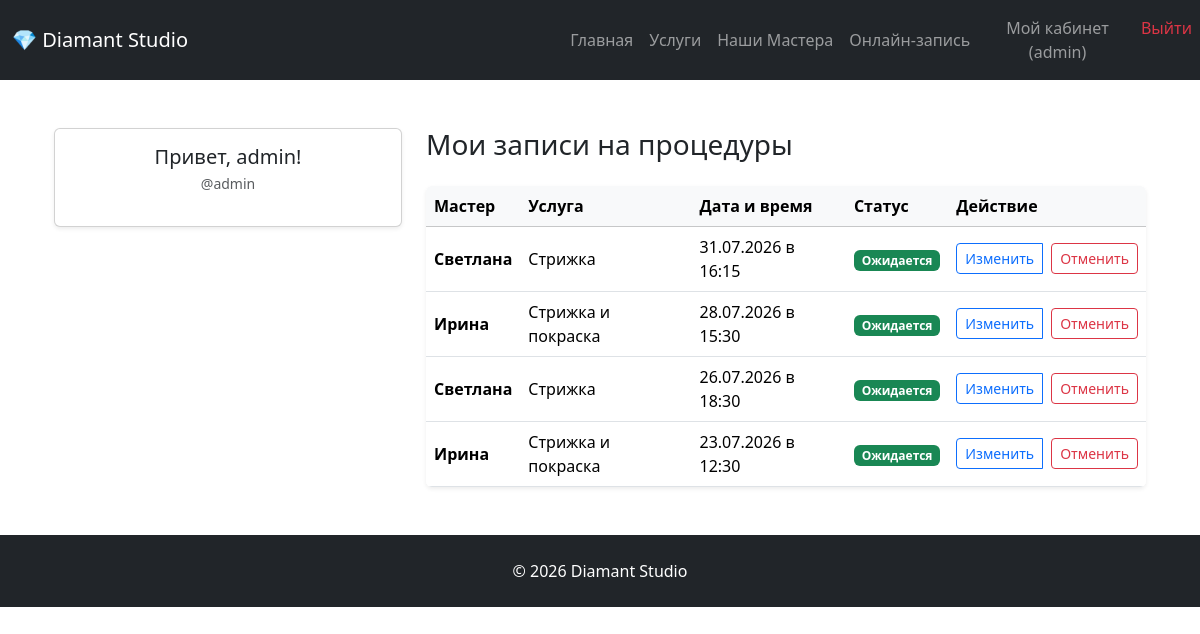
Before: /profile/ (signed in) with the older database file.
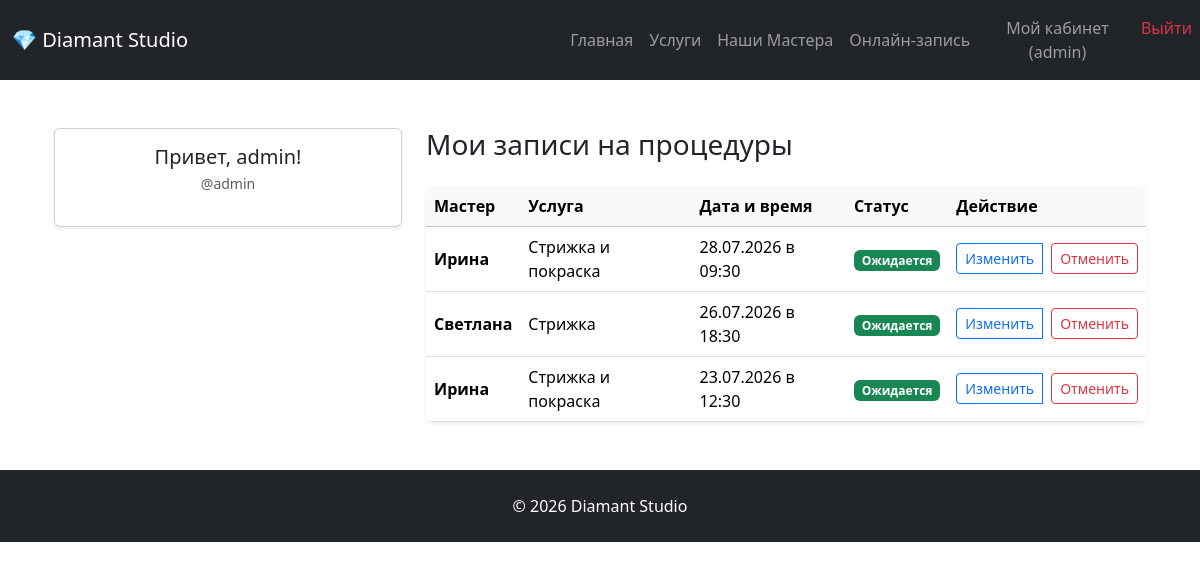
After: the same page with the newer database file.
### appoinments/models.py (models this page shows, shortened)
class Application(models.Model):
    class Meta:
        verbose_name = "Запись"
        verbose_name_plural = "Записи"
        ordering = ["appointment_date", "appointment_time"]
        constraints = [
            models.UniqueConstraint(
                fields=["master", "appointment_date", "appointment_time"],
                name="unique_master_appointment",
            )
        ]
    class Gender(models.TextChoices):
        MALE = "male", "Мужской"
        FEMALE = "female", "Женский"
    class Status(models.TextChoices):
        PENDING = "pending", "Ожидает подтверждения"
        CONFIRMED = "confirmed", "Подтверждена"
        COMPLETED = "completed", "Завершена"
        CANCELED = "canceled", "Отменена"
    user = models.ForeignKey(
        "users.User", on_delete=models.PROTECT, related_name="applications", blank=True, null=True,
    )
    master = models.ForeignKey(
        "masters.Master", on_delete=models.PROTECT, related_name="applications"
    )
    service = models.ForeignKey(
        "services.Service", on_delete=models.PROTECT, related_name="applications"
    )
    appointment_date = models.DateField()
    appointment_time = models.TimeField()
    created_at = models.DateTimeField(auto_now_add=True)
    gender = models.CharField(max_length=10, choices=Gender.choices)
    status = models.CharField(
        max_length=20, choices=Status.choices, default=Status.PENDING
    )
    comment = models.TextField(blank=True)
    client_name = models.CharField(max_length=100)
    client_phone = models.CharField(max_length=20)

### masters/models.py (models this page shows, shortened)
class Master(models.Model):
    class Meta:
        verbose_name = "Мастер"
        verbose_name_plural = "Мастера"
        ordering = ["name"]
    name = models.CharField(max_length=50)
    specialization = models.CharField(max_length=200)
    about = models.TextField()
    photo = models.ImageField(blank=True, null=True)
    is_active = models.BooleanField(default=True)
    services = models.ManyToManyField(
        "services.Service",
        related_name="masters",
        verbose_name="Услуги",
        blank=True,
    )
    work_start = models.TimeField(default="08:00")
    work_end = models.TimeField(default="20:00")
    experience = models.PositiveIntegerField(
        default=1,
        verbose_name="Опыт работы  (лет)"
    )

### services/models.py (models this page shows, shortened)
class Service(models.Model):
    class Meta:
        verbose_name = "Услуга"
        verbose_name_plural = "Услуги"
        ordering = ["name"]
    name = models.CharField(max_length=150)
    price = models.DecimalField(
        max_digits=10,
        decimal_places=2,
        validators=[MinValueValidator(Decimal('0.00'))]
        )
    duration = models.PositiveIntegerField()

### users/views.py (the view)
# urls.py: path('profile/', views.profile_dashboard, name='profile_dashboard'),
@login_required(login_url='login')
def profile_dashboard(request):
    appointment = request.user.applications.all().order_by('-appointment_date', '-appointment_time')
    today = timezone.localdate()
    return render(
        request,
        "users/profile.html",
        {
            "appointments": appointment,
            "today": today
        }
    )

### users/models.py (called while the page is built)
    def __str__(self):
        return self.first_name if self.first_name else self.username

### users/templates/users/profile.html (shortened to what this page needs)
{% extends "base.html" %}
{% block content %}
<div class="container mt-4">
    <div class="row">
        <div class="col-md-4">
            <div class="card shadow-sm mb-4">
                <div class="card-body text-center">
                    <h5 class="card-title mb-1">Привет, {{ request.user }}!</h5>
                    <p class="text-muted small">@{{ request.user.username }}</p>
                </div>
            </div>
        </div>
        <div class="col-md-8">
            <h3 class="mb-4">Мои записи на процедуры</h3>
            {% if appointments %}
                <div class="table-responsive shadow-sm rounded">
                   <table class="table table-hover align-middle bg-white mb-0">
                        <thead class="table-light">
                            <tr>
                                <th>Мастер</th>
                                <th>Услуга</th>
                                <th>Дата и время</th>
                                <th>Статус</th>
                                <th>Действие</th>
                            </tr>
                        </thead>
                        <tbody>
                            {% for app in appointments %}
                                <tr>
                                    <td><strong>{{ app.master.name }}</strong></td>
                                    <td>{{ app.service.name }}</td>
                                    <td>{{ app.appointment_date|date:"d.m.Y" }} в {{ app.appointment_time|time:"H:i" }}</td>
                                    <td>
                                        {% if app.appointment_date >= today %}
                                            <span class="badge bg-success">Ожидается</span>
                                        {% else %}
                                            <span class="badge bg-secondary">Завершен</span>
                                        {% endif %}
                                    </td>
                                    <td>
    {% if app.appointment_date >= today %}
        <div class="btn-group" role="group">
            <a href="{% url 'appointment_update' app.pk %}" class="btn btn-sm btn-outline-primary me-2">
                Изменить
            </a>
            <form method="POST" action="{% url 'appointment_cancel' app.pk %}" onsubmit="return confirm('Вы уверены, что хотите отменить запись к мастеру {{ app.master.name }}?');" style="display:inline;">
                <button type="submit" class="btn btn-sm btn-outline-danger">Отменить</button>
            </form>
        </div>
    {% else %}
        <span class="text-muted small">—</span>
    {% endif %}
</td>
                                </tr>
                            {% endfor %}
                        </tbody>
                    </table>
                </div>
            {% else %}
                <div class="alert alert-info" role="alert">
                    У вас пока нет ни одной записи. <a href="{% url 'appointment_create' %}" class="alert-link">Записаться прямо сейчас</a>.
                </div>
            {% endif %}
        </div>
    </div>
</div>
{% endblock %}

Changed rows visible on the page:
removed Application: master.name "Светлана", service.name "Стрижка", appointment_date "31.07.2026", appointment_time "16:15", shows "Ожидается"
changed Application (number 1 of 3 on the later page): appointment_time "15:30" → "09:30"
